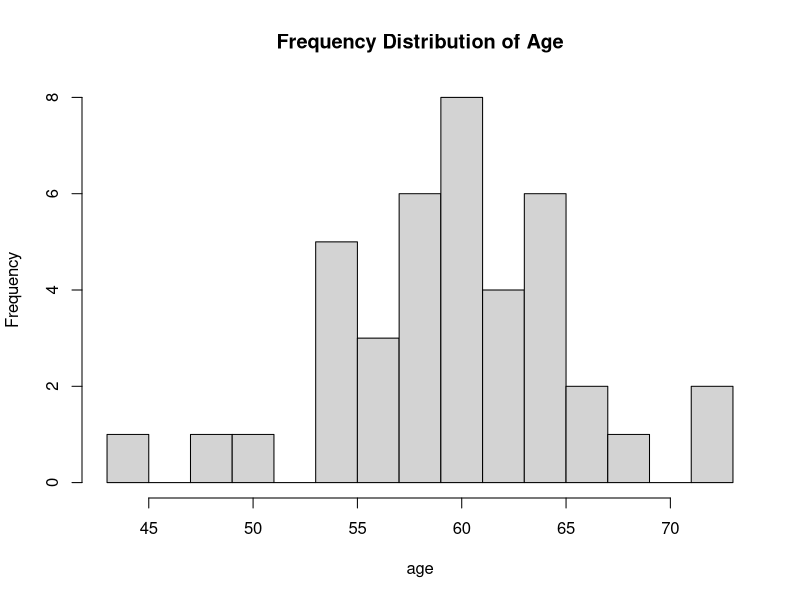
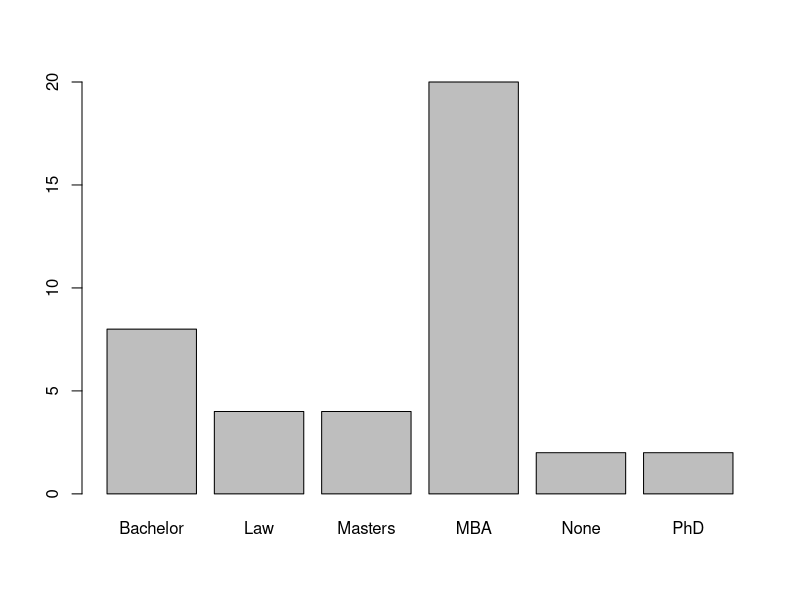
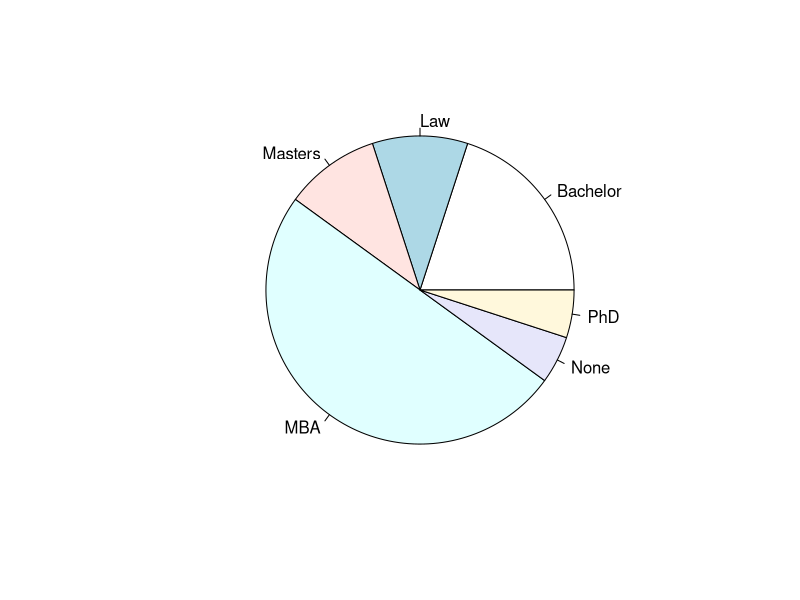
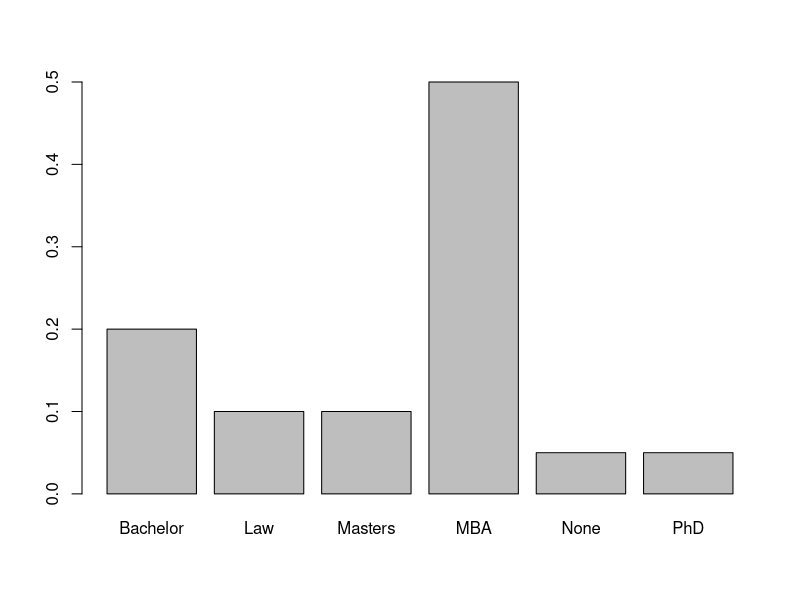

These figures' R source, in order: (Note: this script raises an error after producing the figures.)
### Forbes 40
forbes40 <- read.csv("FORBES40.csv", header=F);

## Quantitative
## http://www.r-tutor.com/elementary-statistics/quantitative-data/frequency-distribution-quantitative-data
age <- forbes40$V5;
range(age);   # 43 to 72; go [43, 73] by 2
breaks <- seq(43, 73, by=2);
age.cut <- cut(age, breaks, right=F)
age.freq <- table(age.cut);
cbind(age.freq);
hist(age, breaks=breaks, right=F, main="Frequency Distribution of Age");

## Qualitative
## http://www.r-tutor.com/elementary-statistics/qualitative-data/frequency-distribution-qualitative-data
## http://www.r-tutor.com/elementary-statistics/qualitative-data/bar-graph
degree <- forbes40$V6;
# frequency
degree.freq <- table(degree);
cbind(degree.freq);  # frequency dist.
barplot(degree.freq); # bar graph
pie(degree.freq);     # pie chart
# relative frequency
degree.relfreq <- degree.freq/nrow(forbes40);
cbind(degree.relfreq); # rel. frequency dist.
barplot(degree.relfreq);

### Faithful
duration <- faithful$waiting;
range(duration); # 43, 96 
sqrt(length(duration)); # 16.5, use 17 classes
(96-43)/17;
breaks <- seq(43, 97, by=3);
duration.cut <- cut(duration, breaks=breaks, right=F);
duration.freq <- table(duration.cut);
cbind(duration.freq); # frequency distribution
# relative frequency
duration.relfreq <- duration.freq/nrow(faithful);
cbind(duration.relfreq); # relative frequency distribution
h <- hist(duration, freq = duration.relfreq);
h$counts <- h$counts/nrow(faithful);
plot(h);
# cumulative frequency
duration.cumfreq <- cumsum(duration.freq);
cbind(duration.cumfreq);
# stem and leaf plot
stem(duration);
# scatter plot
plot(duration);
### Rainfall
rainfall <- read.csv("rainfall.txt", header=F);
head(rainfall);
rainfall.inches <- rainfall$V2;
mean(rainfall.inches); # 29.85
median(rainfall.inches); # 26.5
quantile(rainfall.inches, c(0.25, 0.5, 0.75));  # 22.75, 26.50, 34.25
# IQR
quantile(rainfall.inches, 0.75) - quantile(rainfall.inches, 0.25); # 11.5
# range, variance, SD
range(rainfall.inches); # [1, 72]
var(rainfall.inches); # 326.5553
sd(rainfall.inches);  # 18.07084
# box plot
boxplot(rainfall.inches, horizontal=T);
